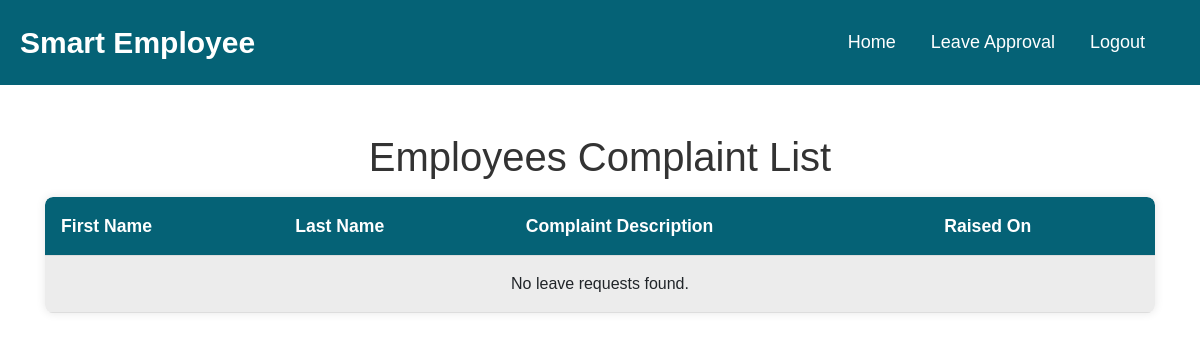
Page /complaint-list.php on the earlier database version.
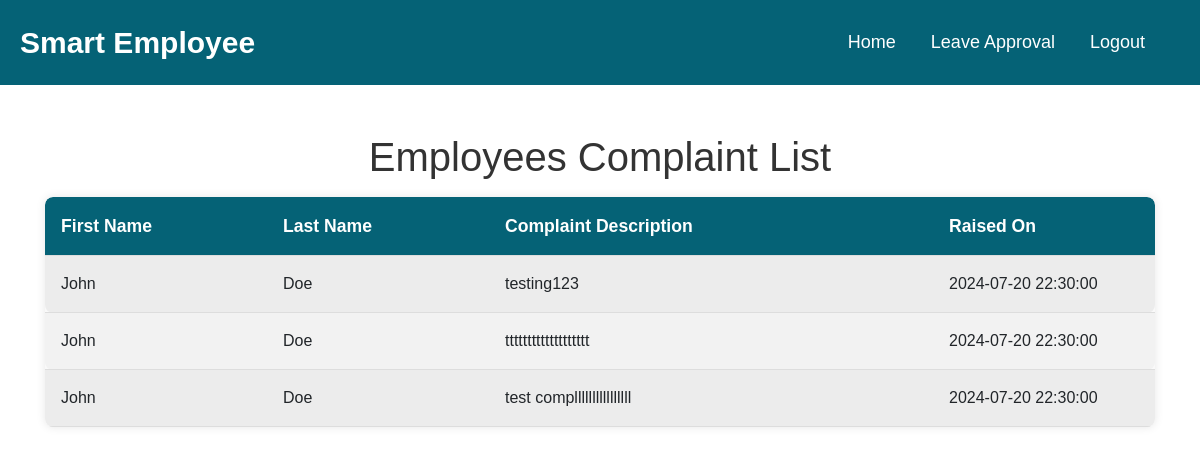
Same page on the later database version.
### tables this page shows
CREATE TABLE `complaints` (
  `compaint_id` bigint(20) NOT NULL,
  `user_id` int(11) NOT NULL,
  `complaint_description` longtext NOT NULL,
  `raised_on` timestamp NOT NULL DEFAULT current_timestamp()
);

CREATE TABLE `users` (
  `user_id` int(11) NOT NULL,
  `username` varchar(255) NOT NULL,
  `password` varchar(255) NOT NULL,
  `role` varchar(50) DEFAULT NULL,
  `first_name` varchar(100) DEFAULT NULL,
  `last_name` varchar(100) DEFAULT NULL,
  `email` varchar(255) NOT NULL,
  `phone` varchar(15) DEFAULT NULL,
  `address` varchar(255) DEFAULT NULL,
  `date_joined` date DEFAULT NULL,
  `department` varchar(100) DEFAULT NULL,
  `job_title` varchar(100) DEFAULT NULL,
  `date_of_birth` date DEFAULT NULL,
  `emergency_contact_name` varchar(100) DEFAULT NULL,
  `emergency_contact_phone` varchar(15) DEFAULT NULL,
  `emergency_contact_relation` varchar(100) DEFAULT NULL,
  `project_id` int(11) DEFAULT NULL
);

### complaint-list.php (the view, shortened to what this page needs)
<?php
require_once 'db_connection.php';
$sql = "SELECT lr.compaint_id, u.first_name, u.last_name, lr.complaint_description, lr.raised_on
        FROM complaints lr
        JOIN Users u ON lr.user_id = u.user_id";
$stmt = $pdo->query($sql);
$leave_requests = $stmt->fetchAll(PDO::FETCH_ASSOC);
?>
<!DOCTYPE html>
<html lang="en">
<head>
    <link rel="stylesheet" href="https://cdn.jsdelivr.net/npm/bootstrap@4.6.2/dist/css/bootstrap.min.css">
    <link rel="stylesheet" href="assets/css/style.css">
    <link rel="stylesheet" href="assets/css/style.css">
</head>
<body>
<header>
  <nav class="navigation">
    <a class="navigation-logo" href="#">Smart Employee</a>
    <div>
    <div class="navigation-cont">
        <a class="navigation-link" href="hr-dashboard.php">Home</a>
        <a class="navigation-link" href="HR_Manage_Leave_Request.php">Leave Approval</a>
        <a class="navigation-link" href="logout.php">Logout</a>
      </div>
    </div>
  </nav>
</header>
<main class="container mt-5">
    <h1>Employees Complaint List</h1>
    <table class="leave-requests-table table-striped">
        <thead>
            <tr>
                <th>First Name</th>
                <th>Last Name</th>
                <th>Complaint Description</th>
                <th>Raised On</th>
            </tr>
        </thead>
        <tbody>
            <?php if (empty($leave_requests)): ?>
                <tr>
                    <td colspan="6" class="text-center">No leave requests found.</td>
                </tr>
            <?php else: ?>
                <?php foreach ($leave_requests as $request): ?>
                    <tr>
                        <td width="20%"><?php echo htmlspecialchars($request['first_name']); ?></td>
                        <td width="20%"><?php echo htmlspecialchars($request['last_name']); ?></td>
                        <td width="40%"><?php echo htmlspecialchars($request['complaint_description']); ?></td>
                        <td width="20%"><?php echo htmlspecialchars($request['raised_on']); ?></td>
                    </tr>
                <?php endforeach; ?>
            <?php endif; ?>
        </tbody>
    </table>
</main>
</body>
</html>

### assets/css/style.css (style rules this page uses)
body { font-family: Arial; margin: 0; padding: 0; font-size: 16px; }
a { text-decoration: none !important; }
h1 { text-align: center; color: #333; }
.navigation { background-color: #056276; display: flex; justify-content: space-between; align-items: center; padding: 20px; }
.navigation-logo { color: white; font-size: 30px; font-weight: bold; text-decoration: none !important; }
.navigation-cont { display: flex; }
.navigation-link { color: white; text-decoration: none; margin-right: 35px; transition: all .3s; font-size: 18px; font-weight: 400; }
.leave-requests-table { width: 100%; border-collapse: collapse; margin-top: 1rem; background-color: #f9f9f9; box-shadow: 0 0 10px rgba(0, 0, 0, 0.1); border-radius: 8px; overflow: hidden; }
.leave-requests-table th, .leave-requests-table td { padding: 1rem; text-align: left; border-bottom: 1px solid #ddd; }
.leave-requests-table th { background-color: #056276; color: white; font-size: 1.1rem; }
.leave-requests-table tr:nth-child(even) { background-color: #f2f2f2; }
.leave-requests-table { border-radius: 8px; overflow: hidden; }
.leave-requests-table th:first-child { border-top-left-radius: 8px; }
.leave-requests-table th:last-child { border-top-right-radius: 8px; }
.leave-requests-table td:first-child { border-bottom-left-radius: 8px; }
.leave-requests-table td:last-child { border-bottom-right-radius: 8px; }

Differences in the rows shown:
added complaints: user.first_name "John", user.last_name "Doe", complaint_description "testing123", raised_on "2024-07-20 22:30:00"
added complaints: user.first_name "John", user.last_name "Doe", complaint_description "ttttttttttttttttttt", raised_on "2024-07-20 22:30:00"
added complaints: user.first_name "John", user.last_name "Doe", complaint_description "test compllllllllllllllll", raised_on "2024-07-20 22:30:00"
Other differences:
text no longer shown: "No leave requests found."
